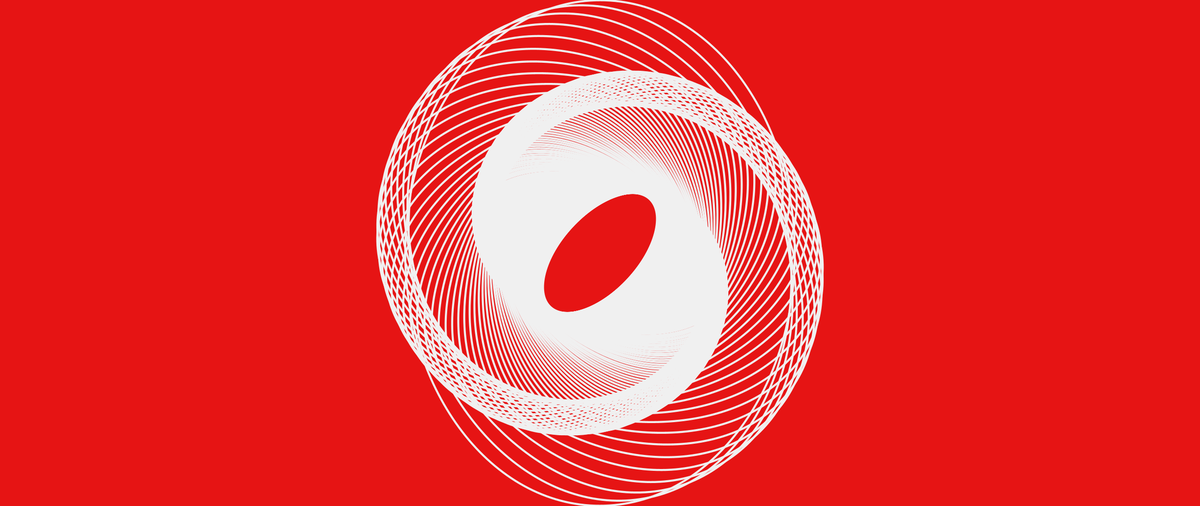
Frame 1 (no input)
Frame 2 (the mouse pressed at the canvas centre, redrawn once): identical to frame 1, image omitted

The Processing sketch that drew this single still picture (run headless with seeded random() and noise(); the mouse was pressed at the canvas centre and the sketch redrawn once):

// Processing sketch: vertigo
// ── vertigo.pde

// Manuale di Programmazione Cinematografica - Volume 3
// Daniele Olmisani, 2015

// Vertigo (1958)
// Mystery, Romance, Thriller
// http://www.imdb.com/title/tt0052357/


final color PAPER = color(230, 20, 20);
final color INK = color(240);


void setup() {
  size(2560, 1080);
  noLoop();
}

void draw() {
  
  final float S = min(width, height);
  final float U = 0.002;
  
  translate(0.5*width, 0.5*height);
  scale(S);
  
  background(PAPER);
  
  noFill();
  stroke(INK);
  strokeWeight(2.0*U);
  
  for (int i=0; i<250; i++) {
    
    float a = TWO_PI / (1.0+i*0.03);
    float r = 0.1 * (9.0/(0.015*i+1.0) + 1.0);
    float s = 2.0 - 70.0 / (3.0*i+100.0);
    
    pushMatrix();
      rotate(a);
      ellipse(0, 0, r/s, r);
    popMatrix();
  }
  
  save("vertigo.png");
}
